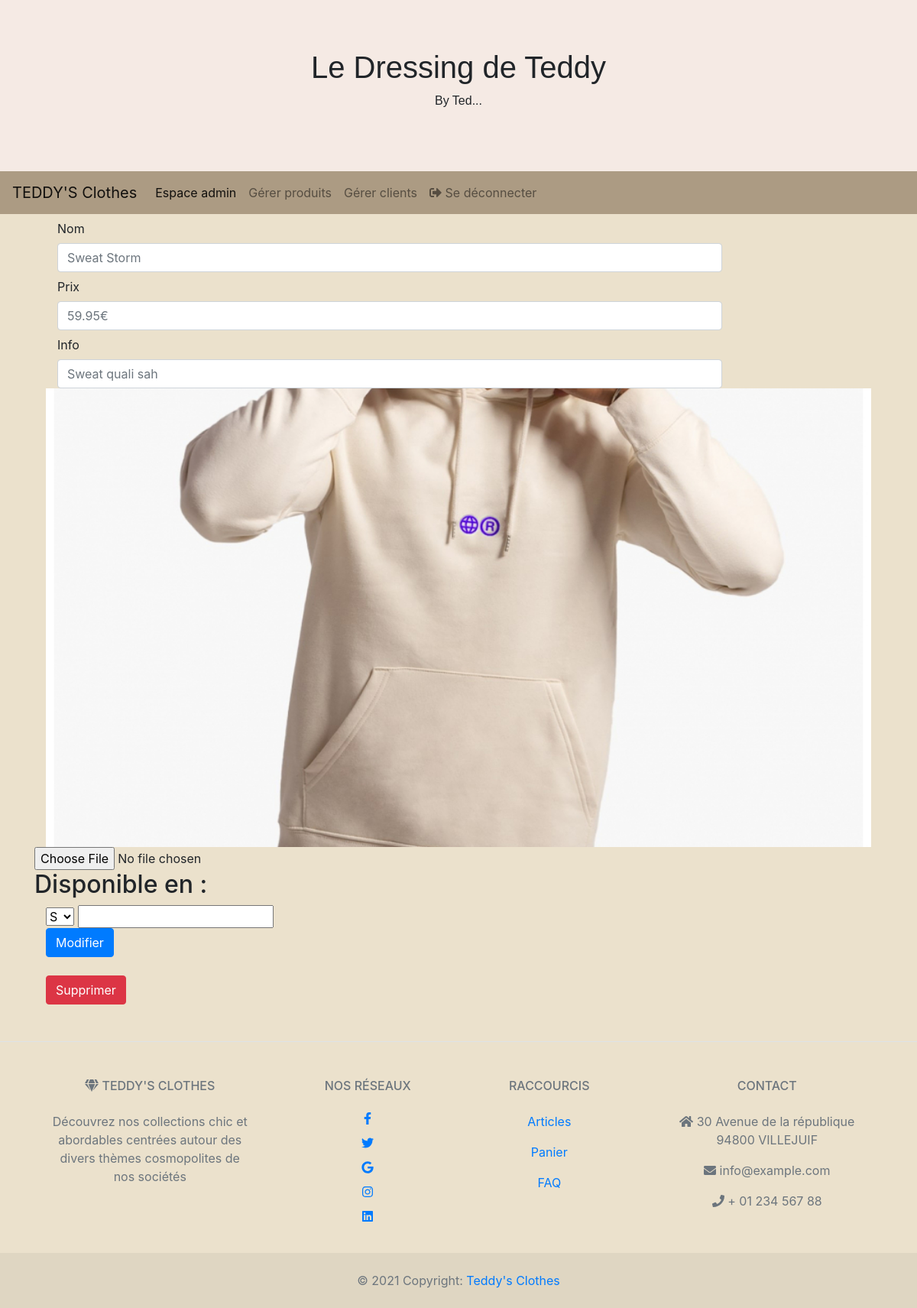
Before: /modifierModele?mod=3 with the older database file.
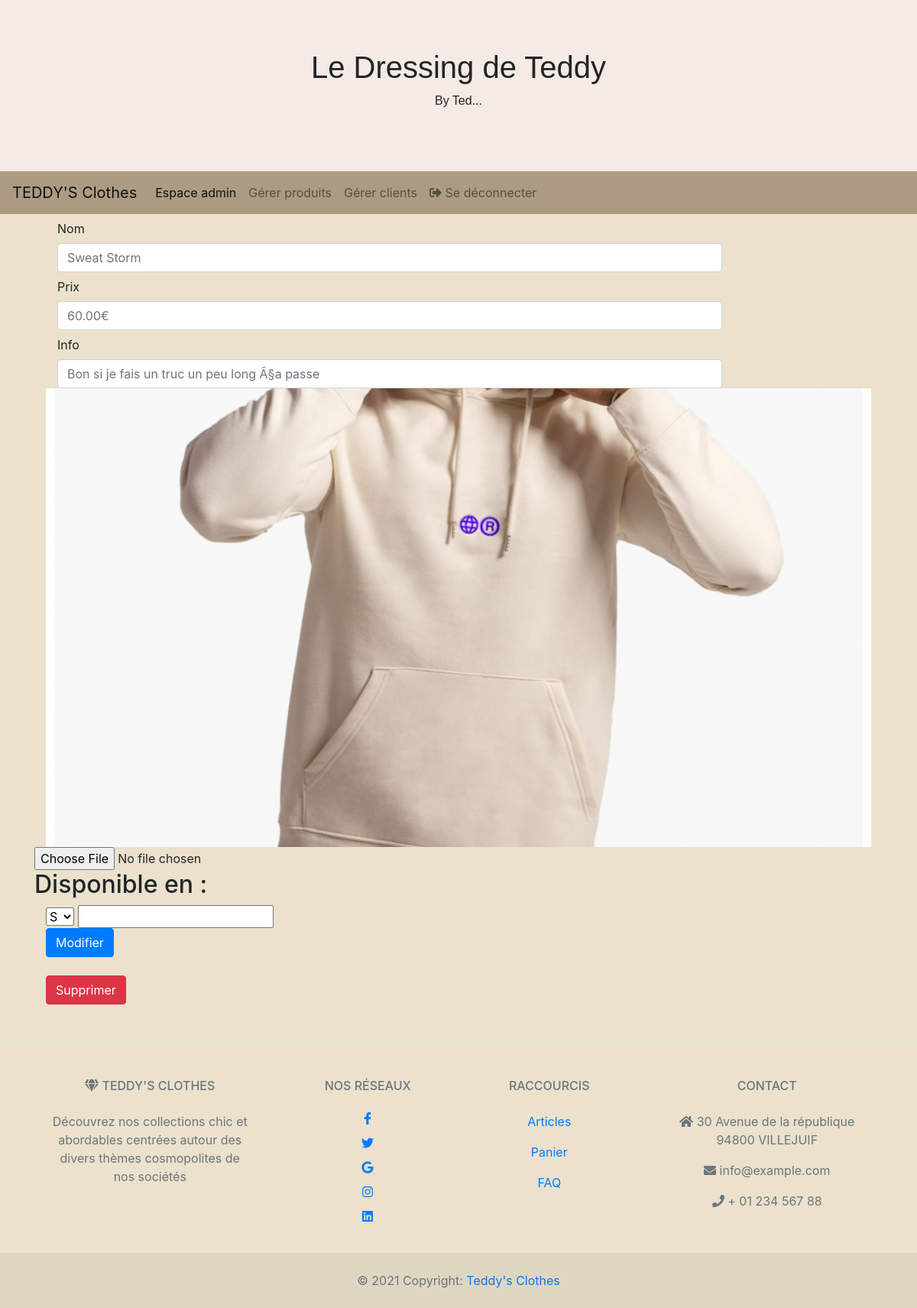
After: the same page with the newer database file.
### tables this page shows
CREATE TABLE IF NOT EXISTS `modele` (
  `id` int(11) NOT NULL AUTO_INCREMENT,
  `nom` varchar(50) NOT NULL,
  `prix` decimal(4,2) NOT NULL,
  `info` tinytext NOT NULL,
  `idcat` int(11) NOT NULL,
  `image` varchar(50) NOT NULL,
  PRIMARY KEY (`id`),
  KEY `idcat` (`idcat`)
);

### modifierModele.php (the view, shortened to what this page needs)
<html>
<head>
  <link rel="stylesheet" href="page_accueil.css">
 </head>
 <?php
  include 'config/connect.php';
  include("head.php");
  $mod = $_GET['mod'];
  include('barre_menu_admin.php');
  ?>
  <body>
        <div class="container">
           <?php
                $sql = "SELECT * FROM modele WHERE id =".$mod;
                if ($result = $conn->query($sql)){
                    while ($obj = $result->fetch_object()){
                        ?>
                       <div class='col-12'>
                        <form action='modificationModele.php' method='post'>
                            <label for="inputNom" class="col-sm-2 col-form-label">Nom</label>
                        <div class="col-sm-10">
                       <?php
                            echo "<input type='text' class='form-control' id='inputNom' placeholder='".$obj->nom."' name='nom'>";
                            ?>
                        </div>
                        <label for="inputPrix" class="col-sm-2 col-form-label">Prix</label>
                    <div class="col-sm-10">
                        <input type="number" step="0.01" class="form-control" id="inputPrix" placeholder="<?php echo $obj->prix ?>€" name="prix">
                    </div>
                    <label for="inputInfo" class="col-sm-2 col-form-label">Info</label>
                    <div class="col-sm-10">
                        <input type="textarea" class="form-control" id="inputInfo" placeholder="<?php echo $obj->info ?>" name="info">
                    </div>
<?php
                    echo "<div class='img-modele'>";
                                echo "<img src='img/".$obj->image."'>";
                            echo "</div>";
?>
                        <div class="row">
                    <input type="file"
                         name="image"
                        accept="image/png, image/jpeg">
                    </div>
                    <div class="row">
                        <h2>Disponible en :</h2>
                    </div>
                        <?php
                            $sql = "SELECT * FROM produit WHERE idmodele =".$mod;
                            if ($result = $conn->query($sql)){
                                while ($obj = $result->fetch_object()){
                                    if ($obj->idtaille == 1){
                                        echo "<p>S - ".$obj->stock."</p>";
                                    }
                                    if ($obj->idtaille == 2){
                                        echo "<p>M - ".$obj->stock."</p>";
                                    }
                                    if ($obj->idtaille == 3){
                                        echo "<p>L - ".$obj->stock."</p>";
                                    }
                                }
                            }
                        ?>
                    <select name="taille" required class="form-select" aria-label="Default select example">
                                <?php
                                    $sql = "SELECT * FROM taille";
                                    if ($result = $conn->query($sql)){
                                        while ($obj = $result->fetch_object()){
                                                echo "<option value='".$obj->id."'>".$obj->nomTaille."</option>";
                                        }
                                    }
                                ?>
                            </select>
                            <input type="number" class="qty" name="qty" min="0"/>
                            <br>
                    <button type="submit" class="btn btn-primary mb-2">Modifier</button>
                         </form>
                         <?php echo "<a class='btn btn-danger' href='supprimerModele?id=".$mod."' role='button'>Supprimer</a>" ?>
                        </div>
                        <?php
                    }
                }
           ?>
        </div>
    </body>

Changed rows visible on the page:
changed modele "Sweat Storm": prix "59.95€" → "60.00€"; info "Sweat quali sah" → "Bon si je fais un truc un peu long Ã§a passe"
